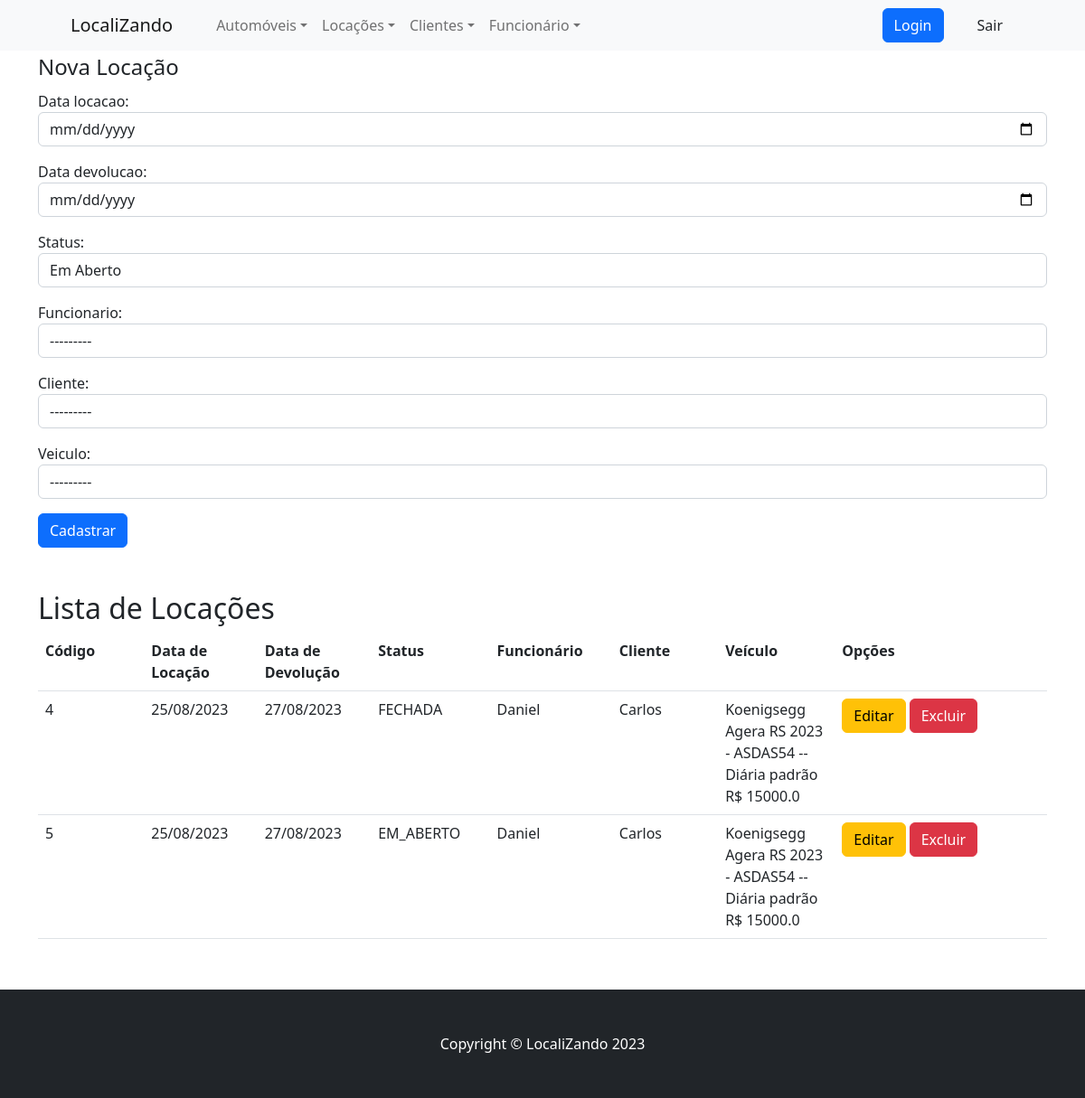
/locacao/locacoes/, run on an earlier commit of the app's database.
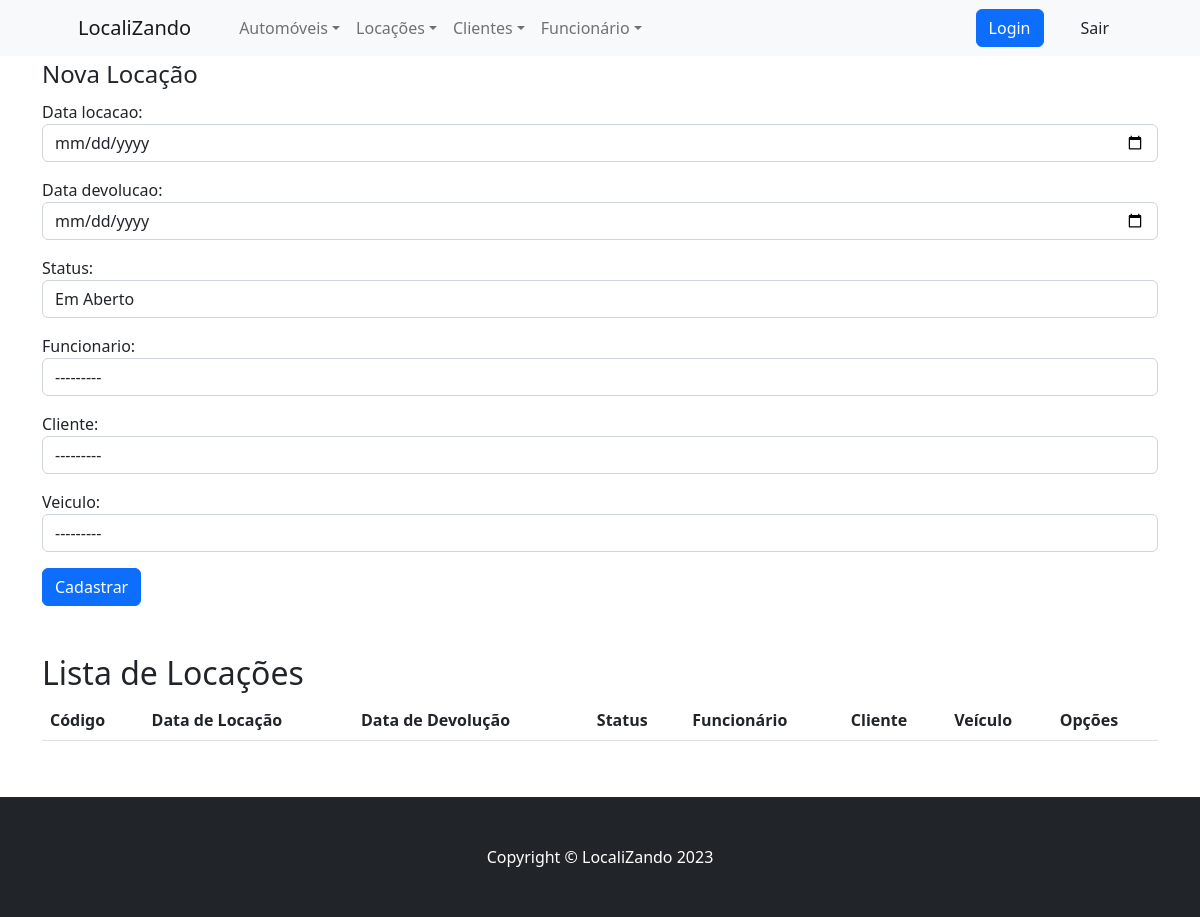
And on a later commit of the database.
### locacao/models.py (models this page shows, shortened)
class Locacao(models.Model):
    EM_ABERTO = 'EM_ABERTO'
    FECHADA = 'FECHADA'
    DEVOLUCAO_STATUS = (
        (EM_ABERTO, 'Em Aberto'),
        (FECHADA, 'Fechada'),
    )
    data_locacao = models.DateField()
    data_devolucao = models.DateField()
    status = models.CharField(max_length=10, choices = DEVOLUCAO_STATUS)
    funcionario = models.ForeignKey(Funcionario, on_delete=models.CASCADE)
    cliente = models.ForeignKey(Cliente, on_delete=models.CASCADE)
    veiculo = models.ForeignKey(Automovel, on_delete=models.CASCADE)
    class Meta:
        verbose_name_plural = 'Locações'

### cliente/models.py (models this page shows)
class Funcionario(models.Model):
    nome = models.CharField(max_length=200)
    cpf = models.CharField(max_length=15)
    data_admissao = models.DateField()
    endereco = models.CharField( max_length=100)
    telefone = models.CharField(max_length=11)
    email = models.EmailField(max_length=254)
    cargo = models.ForeignKey(Cargo, on_delete=models.CASCADE)
    def __str__(self):
        return self.nome

class Cliente(models.Model):
    ATIVO = 'ATIVO'
    INATIVO = 'INATIVO'
    STATUS = (
        (ATIVO, 'Ativo'),
        (INATIVO, 'Inativo'),
    )
    nome = models.CharField(max_length=200)
    cpf = models.CharField(max_length=15)
    endereco = models.CharField( max_length=100, null= True)
    telefone = models.CharField(max_length=11, null=True)
    email = models.EmailField(max_length=254, null=True)
    status = models.CharField(max_length=10, choices=STATUS)
    pontos_fidelidade = models.DecimalField(max_digits=7, decimal_places=2)
    def __str__(self):
        return self.nome

### automoveis/models.py (models this page shows, shortened)
class Automovel(models.Model):
    STATUS_CHOICES = (
        ('Disponível', 'Disponível'),
        ('Indisponível', 'Indisponível'),
    )
    COMBUSTIVEL_CHOICES = (
        ('Gasolina', 'Gasolina'), ('Flex', 'Flex'),
        ('Diesel', 'Diesel'), ('Híbrido/Elétrico', 'Híbrido/Elétrico'),
    )
    MARCA_CHOICES = (
        ('Mercedes - Benz', 'Mercedes - Benz'), ('Audi', 'Audi'),('BMW', 'BMW'),
        ('Volkswagen',  'Volkswagen'), ('Chevrolet', 'Chevrolet'), ('Renault', 'Renault'),
        ('Ford', 'Ford'), ('Toyota', 'Toyota'), ('Fiat', 'Fiat'), ('Hyundai', 'Hyundai'),
        ('Peugeot', 'Peugeot'), ('Lexus', 'Lexus'), ('Kia','Kia'), ('Citroën', 'Citroën'),
        ('Nissan', 'Nissan'), ('Mitsubishi', 'Mitsubishi'), ('Chery', 'Chery'),('Jeep', 'Jeep'),
    )
    CATEGORIA_CHOICES = (
        ('Utilitário Esportivo', 'Utilitário Esportivo'),
        ('Sedã', 'Sedã'), ('Conversível / Cupê', 'Conversível / Cupê'),
        ('Hatch', 'Hatch'), ('Picape', 'Picape'), ('Hibrido / Elétrico', 'Hibrido / Elétrico'),
        ('Van','Van'), ('Outro', 'Outro'),
    )
    NRO_PORTAS_CHOICES =(
        ('2', '2 Portas'),
        ('3', '3 Portas'),
        ('4', '4 Portas'),
        ('5', '5 Portas'), # Existe!
    )
    placa_automovel = models.CharField(max_length=15, unique=True, error_messages={'unique':"Já há um automóvel com esta placa!"}, null= False)
    cor = models.CharField(max_length=20)
    nro_portas = models.CharField(max_length=10, choices=NRO_PORTAS_CHOICES, null= False)
    marca = models.ForeignKey(MarcaAutomovel, on_delete=models.CASCADE)
    tipo_combustivel = models.CharField(max_length=50, choices=COMBUSTIVEL_CHOICES, null= False)
    quilometragem= models.FloatField()
    renavam= models.CharField(max_length=20, unique=True)
    valor_locacao = models.FloatField()
    modelo = models.ForeignKey(ModeloAutomovel, on_delete=models.CASCADE)
    ano = models.PositiveIntegerField()
    categoria = models.CharField(choices=CATEGORIA_CHOICES, max_length=50, null= False)
    status = models.CharField(max_length=12, choices=STATUS_CHOICES, default='Disponível')
    chassi = models.CharField(max_length=50, unique=True, default= '00000000')
    imagem = models.FileField(upload_to="")
    def __str__(self):
        carro = self.marca.nome + ' ' + self.modelo.nome + ' ' + str(self.ano) + ' - '
        carro += self.placa_automovel + ' -- Diária padrão R$ ' + str(self.valor_locacao)
        return carro

class MarcaAutomovel(models.Model):
    nome = models.CharField(max_length=100)

class ModeloAutomovel(models.Model):
    marca = models.ForeignKey(MarcaAutomovel, on_delete=models.CASCADE)
    nome = models.CharField(max_length=100)

### locacao/views.py (the view)
# urls.py: path('locacoes/', locacoes, name='url_locacao'),
def locacoes(request):
    data = {}
    data['locacoes'] = Locacao.objects.all()  # Carregando clientes do banco
    if request.method == 'POST':
        form = LocacaoForm(request.POST)
        if form.is_valid():
            form.save()  # Salva
            return redirect('locacao:url_locacao')
    else:
        data['form'] = LocacaoForm()
    return render(request, 'locacoes.html', data)

### locacao/forms.py
class LocacaoForm(forms.ModelForm):
    data_locacao = forms.DateField(widget=forms.DateTimeInput(attrs={'type':'date','class': 'form-control'}))
    data_devolucao = forms.DateField(widget=forms.DateTimeInput(attrs={'type': 'date', 'class': 'form-control'}))
    status = forms.ChoiceField(choices= Locacao.DEVOLUCAO_STATUS,
                               widget=forms.Select(attrs={'class': 'form-control'}))
    funcionario = forms.ModelChoiceField(queryset=Funcionario.objects.all(),
                                         widget=forms.Select(attrs={'class': 'form-control'}))
    cliente = forms.ModelChoiceField(queryset=Cliente.objects.filter(status='ATIVO'),
                                         widget=forms.Select(attrs={'class': 'form-control'}))
    veiculo = forms.ModelChoiceField(queryset=Automovel.objects.filter(status='Disponível'),
                                         widget=forms.Select(attrs={'class': 'form-control'}))
    class Meta:
        model = Locacao
        fields = ('data_locacao','data_devolucao','status','funcionario','cliente', 'veiculo')

### locacao/templates/locacoes.html (shortened to what this page needs)
{% extends "base.html" %}
{% load static %}
{% block content %}
<div class="container">
	<form action="" method="post">
		<fieldset>
	  		<legend>Nova Locação</legend>
			{{ form.as_p }}
		<fieldset>
	  		<button type="submit" class="btn btn-primary">
	  				Cadastrar
			</button>
		</fieldset>
	</form>
</div>
<div class="container">
 	<br /> <br />
</div>
<div class="container">
  <div class="panel panel-default">
  		<div class="panel-heading">
    		<h2 class="panel-title">Lista de Locações</h2>
 	 	</div>
			<div class="panel-body">
  				<table class="table table-hover">
					<tr>
  						<th>Código</th>
  						<th>Data de Locação</th>
  						<th>Data de Devolução</th>
  						<th>Status</th>
  						<th>Funcionário</th>
              			<th>Cliente</th>
              			<th>Veículo</th>
  						<th>Opções</th>
  					</tr>
				{% for locacao in locacoes %}
					<tr>
    					<td class="col-md-1">{{ locacao.id }}</td>
    					<td class="col-md-1">{{ locacao.data_locacao }}</td>
              			<td class="col-md-1">{{ locacao.data_devolucao }}</td>
    					<td class="col-md-1">{{ locacao.status }}</td>
					  	<td class="col-md-1">{{ locacao.funcionario }}</td>
					  	<td class="col-md-1">{{ locacao.cliente }}</td>
						<td class="col-md-1">{{ locacao.veiculo }}</td>
    					<td class="col-md-2">
							<a class="btn btn-warning" href="{% url 'locacao:url_atualizalocacao' locacao.id %}" role="button">Editar</a>
    						<a class="btn btn-danger" href="{% url 'locacao:url_removerlocacao' locacao.id %}" role="button">Excluir</a>
    					</td>
    				</tr>
				{% endfor %}
    			</table>
 		</div>
	</div>
</div>
{% endblock %}

### core/templates/base.html (shortened to what this page needs)
{% load static %}
<!DOCTYPE html>
<html lang="en">
    <head>
        <link href="https://cdn.jsdelivr.net/npm/bootstrap-icons@1.5.0/font/bootstrap-icons.css" rel="stylesheet" />
        <link href="/static/css/all.css" rel="stylesheet" />
    </head>
    <body>
    {%include "includes/nav.html"%}
      <footer class="py-5 bg-dark">
        <div class="container">
        <p class="m-0 text-center text-white">Copyright &copy; LocaliZando 2023</p>
        </div>
        </footer>
   {% block content%}
    {% endblock content %}
    </body>

### core/templates/includes/nav.html (shortened to what this page needs)
<nav class="navbar navbar-expand-lg navbar-light bg-light">
            <div class="container px-4 px-lg-5">
                <a class="navbar-brand" href="/">LocaliZando</a>
                <div class="collapse navbar-collapse" id="navbarSupportedContent">
                    <ul class="navbar-nav me-auto mb-2 mb-lg-0 ms-lg-4">
                            <li class="nav-item dropdown">
                            <a class="nav-link dropdown-toggle" id="navbarDropdown" href="#" role="button" data-bs-toggle="dropdown" aria-expanded="false">Automóveis</a>
                        </li>
                        <li class="nav-item dropdown">
                            <a class="nav-link dropdown-toggle" id="navbarDropdownAdm" href="#" role="button" data-bs-toggle="dropdown" aria-expanded="false">Locações</a>
                        </li>
                        <li class="nav-item dropdown">
                            <a class="nav-link dropdown-toggle" id="navbarDropdownAdm" href="#" role="button" data-bs-toggle="dropdown" aria-expanded="false">Clientes</a>
                        </li>
                         <li class="nav-item dropdown">
                            <a class="nav-link dropdown-toggle" id="navbarDropdownAdm" href="#" role="button" data-bs-toggle="dropdown" aria-expanded="false">Funcionário</a>
                        </li>
                    </ul>
                    <div class="d-flex align-items-center">
                        <a href="{% url 'login' %}" class="btn btn-primary ms-4">Login</a>
                      </div>
                    <div class="d-flex align-items-center">
                        <a href="{% url 'logout' %}" class="btn btn-link-logout ms-4">Sair</a>
                    </div>
                </div>
            </div>
</nav>

What changed in the data, as far as the page shows it:
removed Locacao: id "4", data_locacao "25/08/2023", data_devolucao "27/08/2023", status "FECHADA", funcionario "Daniel", cliente "Carlos", veiculo "Koenigsegg Agera RS 2023 - ASDAS54 -- Diária padrão R$ 15000.0"
removed Locacao: id "5", data_locacao "25/08/2023", data_devolucao "27/08/2023", status "EM_ABERTO", funcionario "Daniel", cliente "Carlos", veiculo "Koenigsegg Agera RS 2023 - ASDAS54 -- Diária padrão R$ 15000.0"
